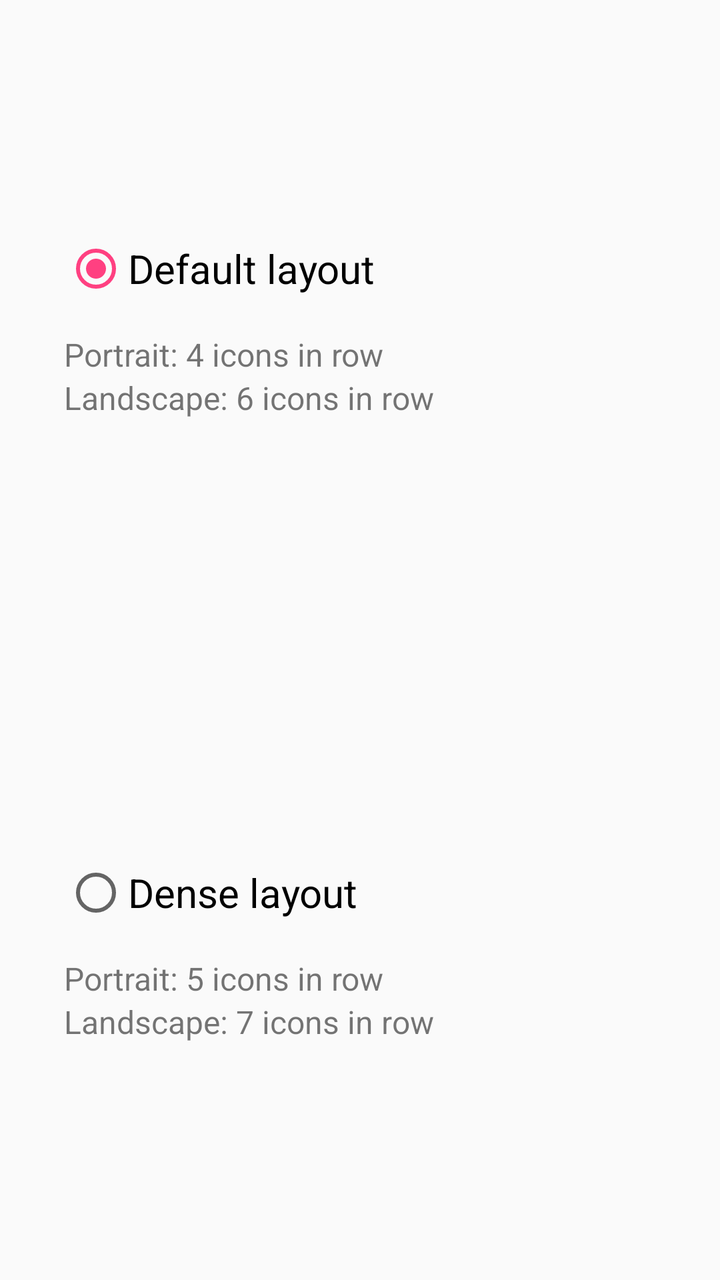
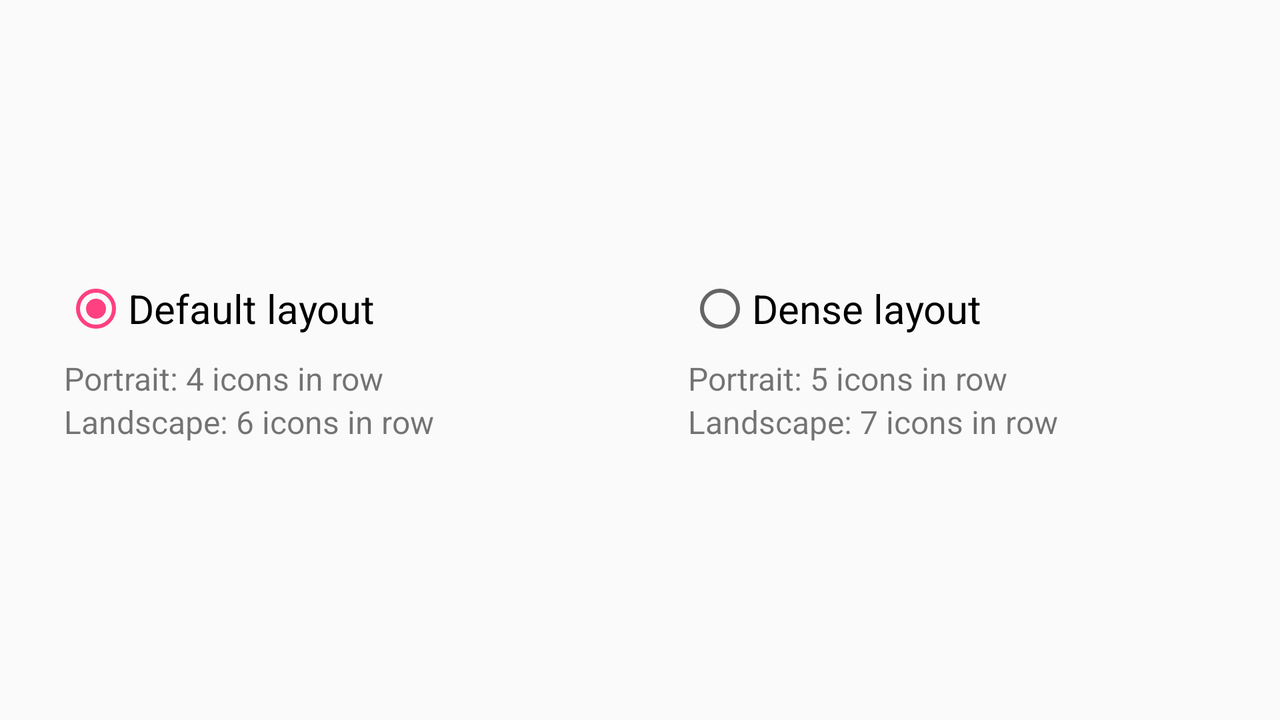

The same Android screen from two of the app's own layout files: first res/layout/ as a phone draws it, then the author's variant for another configuration, drawn on a device whose configuration selects that folder. Both files follow.
<!-- AndroidManifest.xml: application theme AppTheme -->
<!-- res/layout/fragment_layout_choosing.xml -->
<LinearLayout xmlns:android="http://schemas.android.com/apk/res/android"
              xmlns:tools="http://schemas.android.com/tools"
              android:layout_width="match_parent"
              android:layout_height="match_parent"
              android:orientation="vertical"
              tools:context="com.yandex.android.idoroshevapp.welcome_page.ThemeChoosingFragment">

    <RadioGroup
        android:layout_width="match_parent"
        android:layout_height="0dp"
        android:layout_weight="2">

        <LinearLayout
            android:layout_width="match_parent"
            android:layout_height="0dp"
            android:layout_weight="1"
            android:orientation="vertical"
            android:gravity="center_vertical"
            style="@style/TopBorderedRadio"
            android:paddingStart="@dimen/std_padding"
            android:paddingEnd="@dimen/std_padding">
            <RadioButton
                android:id="@+id/default_layout_radio"
                android:layout_width="wrap_content"
                android:layout_height="wrap_content"
                android:text="@string/default_layout"
                android:textSize="@dimen/medium_text_size"
                android:layout_marginBottom="@dimen/std_margin"
                android:checked="true"/>
            <TextView
                android:layout_width="wrap_content"
                android:layout_height="wrap_content"
                android:textSize="@dimen/small_text_size"
                android:text="@string/default_portrait_icons"/>
            <TextView
                android:layout_width="wrap_content"
                android:layout_height="wrap_content"
                android:textSize="@dimen/small_text_size"
                android:text="@string/default_landscape_icons"/>
        </LinearLayout>

        <LinearLayout
            android:layout_width="match_parent"
            android:layout_height="0dp"
            android:layout_weight="1"
            android:orientation="vertical"
            android:gravity="center_vertical"
            style="@style/BottomBorderedRadio"
            android:paddingStart="@dimen/std_padding"
            android:paddingEnd="@dimen/std_padding">
            <RadioButton
                android:id="@+id/dense_layout_radio"
                android:layout_width="wrap_content"
                android:layout_height="wrap_content"
                android:text="@string/dense_layout"
                android:layout_marginBottom="@dimen/std_margin"
                android:textSize="@dimen/medium_text_size"/>
            <TextView
                android:layout_width="wrap_content"
                android:layout_height="wrap_content"
                android:textSize="@dimen/small_text_size"
                android:text="@string/dense_portrait_icons"/>
            <TextView
                android:layout_width="wrap_content"
                android:layout_height="wrap_content"
                android:textSize="@dimen/small_text_size"
                android:text="@string/dense_landscape_icons"/>
        </LinearLayout>

    </RadioGroup>

    
</LinearLayout>
<!-- resources referenced by this layout -->
<resources>
  <dimen name="medium_text_size">20sp</dimen>
  <dimen name="small_text_size">16sp</dimen>
  <dimen name="std_margin">16dp</dimen>
  <dimen name="std_padding">16dp</dimen>
  <string name="default_landscape_icons">Landscape: 6 icons in row</string>
  <string name="default_layout">Default layout</string>
  <string name="default_portrait_icons">Portrait: 4 icons in row</string>
  <string name="dense_landscape_icons">Landscape: 7 icons in row</string>
  <string name="dense_layout">Dense layout</string>
  <string name="dense_portrait_icons">Portrait: 5 icons in row</string>
  <style name="BottomBorderedRadio">
          <item name="android:layout_marginTop">@dimen/small_margin</item>
          <item name="android:layout_marginBottom">@dimen/std_margin</item>
          <item name="android:layout_marginStart">@dimen/std_margin</item>
          <item name="android:layout_marginEnd">@dimen/std_margin</item>
          <item name="android:background">@drawable/border</item>
      </style>
  <style name="TopBorderedRadio">
          <item name="android:layout_marginTop">@dimen/std_margin</item>
          <item name="android:layout_marginBottom">@dimen/small_margin</item>
          <item name="android:layout_marginStart">@dimen/std_margin</item>
          <item name="android:layout_marginEnd">@dimen/std_margin</item>
          <item name="android:background">@drawable/border</item>
      </style>
  <style name="AppTheme" parent="Theme.AppCompat.Light.DarkActionBar">
          
          <item name="colorPrimary">@color/colorPrimary</item>
          <item name="colorPrimaryDark">@color/colorPrimaryDark</item>
          <item name="colorAccent">@color/colorAccent</item>
      </style>
  <dimen name="small_margin">8dp</dimen>
  <color name="colorPrimary">#B2DFDB</color>
  <color name="colorPrimaryDark">#00897B</color>
  <color name="colorAccent">#FF4081</color>
</resources>
<!-- res/layout-land/fragment_layout_choosing.xml (the author's variant of the layout above) -->
<!-- drawn on the phone turned sideways -->
<LinearLayout xmlns:android="http://schemas.android.com/apk/res/android"
              xmlns:tools="http://schemas.android.com/tools"
              android:layout_width="match_parent"
              android:layout_height="match_parent"
              android:orientation="vertical"
              tools:context="com.yandex.android.idoroshevapp.welcome_page.ThemeChoosingFragment">

    <LinearLayout
        android:layout_width="match_parent"
        android:layout_height="0dp"
        android:layout_weight="1">

        <LinearLayout
            android:layout_width="0dp"
            android:layout_height="match_parent"
            android:layout_weight="1"
            android:orientation="vertical"
            android:id="@+id/default_layout_radio_wrapper"
            android:gravity="center_vertical"
            style="@style/LeftBorderedRadio"
            android:paddingStart="@dimen/std_padding"
            android:paddingEnd="@dimen/std_padding">
            <RadioButton
                android:id="@+id/default_layout_radio"
                android:layout_width="wrap_content"
                android:layout_height="wrap_content"
                android:text="@string/default_layout"
                android:textSize="@dimen/medium_text_size"
                android:layout_marginBottom="@dimen/small_margin"
                android:checked="true"/>
            <TextView
                android:layout_width="wrap_content"
                android:layout_height="wrap_content"
                android:textSize="@dimen/small_text_size"
                android:text="@string/default_portrait_icons"/>
            <TextView
                android:layout_width="wrap_content"
                android:layout_height="wrap_content"
                android:textSize="@dimen/small_text_size"
                android:text="@string/default_landscape_icons"/>
        </LinearLayout>

        <LinearLayout
            android:layout_width="0dp"
            android:layout_height="match_parent"
            android:layout_weight="1"
            android:id="@+id/dense_layout_radio_wrapper"
            android:orientation="vertical"
            style="@style/RightBorderedRadio"
            android:gravity="center_vertical"
            android:paddingStart="@dimen/std_padding"
            android:paddingEnd="@dimen/std_padding">
            <RadioButton
                android:id="@+id/dense_layout_radio"
                android:layout_width="wrap_content"
                android:layout_height="wrap_content"
                android:text="@string/dense_layout"
                android:layout_marginBottom="@dimen/small_margin"
                android:textSize="@dimen/medium_text_size"/>
            <TextView
                android:layout_width="wrap_content"
                android:layout_height="wrap_content"
                android:textSize="@dimen/small_text_size"
                android:text="@string/dense_portrait_icons"/>
            <TextView
                android:layout_width="wrap_content"
                android:layout_height="wrap_content"
                android:textSize="@dimen/small_text_size"
                android:text="@string/dense_landscape_icons"/>
        </LinearLayout>
    </LinearLayout>


    
</LinearLayout>
<!-- resources referenced by the variant -->
<!-- as the phone turned sideways resolves them -->
<resources>
  <dimen name="medium_text_size">20sp</dimen>
  <dimen name="small_margin">8dp</dimen>
  <dimen name="small_text_size">16sp</dimen>
  <dimen name="std_padding">16dp</dimen>
  <string name="default_landscape_icons">Landscape: 6 icons in row</string>
  <string name="default_layout">Default layout</string>
  <string name="default_portrait_icons">Portrait: 4 icons in row</string>
  <string name="dense_landscape_icons">Landscape: 7 icons in row</string>
  <string name="dense_layout">Dense layout</string>
  <string name="dense_portrait_icons">Portrait: 5 icons in row</string>
  <style name="LeftBorderedRadio">
          <item name="android:layout_marginTop">@dimen/std_margin</item>
          <item name="android:layout_marginBottom">@dimen/std_margin</item>
          <item name="android:layout_marginStart">@dimen/std_margin</item>
          <item name="android:layout_marginEnd">@dimen/small_margin</item>
          <item name="android:background">@drawable/border</item>
      </style>
  <style name="RightBorderedRadio">
          <item name="android:layout_marginTop">@dimen/std_margin</item>
          <item name="android:layout_marginBottom">@dimen/std_margin</item>
          <item name="android:layout_marginStart">@dimen/small_margin</item>
          <item name="android:layout_marginEnd">@dimen/std_margin</item>
          <item name="android:background">@drawable/border</item>
      </style>
  <style name="AppTheme" parent="Theme.AppCompat.Light.DarkActionBar">
          
          <item name="colorPrimary">@color/colorPrimary</item>
          <item name="colorPrimaryDark">@color/colorPrimaryDark</item>
          <item name="colorAccent">@color/colorAccent</item>
      </style>
  <dimen name="std_margin">16dp</dimen>
  <color name="colorPrimary">#B2DFDB</color>
  <color name="colorPrimaryDark">#00897B</color>
  <color name="colorAccent">#FF4081</color>
</resources>
